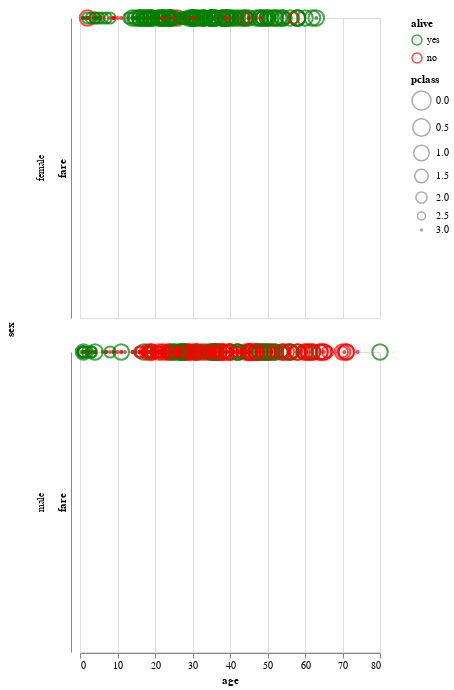

Here is the notebook cell this chart was saved with:
### Markdown cell above
# Age and fare

Create a visualization to answer the following question:

> Are there interesting patterns in the age, fare space related to a passenger surviving or not?

Build your visualization using:

* Point marks
* X -> age
* Y -> fare on a log scale
* Color -> survived on a scale with green for survived and red for not
* Row -> sex
* Size -> class on a scale with Third the smallest and First the largest

### Code cell
alt.Chart(df).mark_point().encode(
    x='age',
    y=alt.Y(field='fare',scale=alt.Scale(type='log')),
    color=alt.Color('alive',scale=alt.Scale(domain=['yes','no'],range=['green','red'])),
    row='sex',
    size=alt.Size(field='pclass',sort='descending')
)

### Figure 1 — Vega-Lite specification as saved in the notebook (floating-point values rounded to 4 significant figures; data arrays with more than 128 entries replaced by an {"elided": "..."} marker saying what was removed)
{"$schema": "https://vega.github.io/schema/vega-lite/v1.2.1.json", "data": {"values": {"elided": "891 records"}}, "encoding": {"color": {"field": "alive", "scale": {"domain": ["yes", "no"], "range": ["green", "red"]}, "type": "nominal"}, "row": {"field": "sex", "type": "nominal"}, "size": {"field": "pclass", "sort": "descending", "type": "quantitative"}, "x": {"field": "age", "type": "quantitative"}, "y": {"field": "fare", "scale": {"type": "log"}, "type": "quantitative"}}, "mark": "point"}
